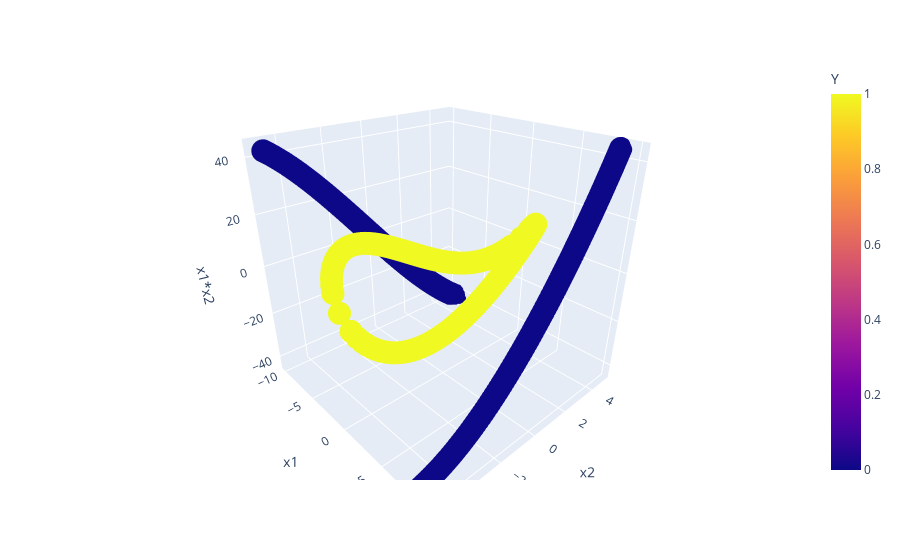

Notebook code for this chart:
### Code cell
import plotly.express as px
fig =px.scatter_3d(df,x='x1',y='x2',z='x1*x2',color='Y')
fig.show()

### Figure 1 — Plotly figure (JSON) as saved in the notebook; plotly's stock layout.template omitted (floating-point values rounded to 4 significant figures; data arrays with more than 128 entries replaced by an {"elided": "..."} marker saying what was removed)
{"data": [{"hovertemplate": "x1=%{x}<br>x2=%{y}<br>x1*x2=%{z}<br>Y=%{marker.color}<extra></extra>", "legendgroup": "", "marker": {"color": {"elided": "400 int values"}, "coloraxis": "coloraxis", "symbol": "circle"}, "mode": "markers", "name": "", "scene": "scene", "showlegend": false, "type": "scatter3d", "x": {"elided": "400 float values"}, "y": {"elided": "400 float values"}, "z": {"elided": "400 float values"}}], "layout": {"autosize": true, "coloraxis": {"colorbar": {"title": {"text": "Y"}}, "colorscale": [[0, "#0d0887"], [0.1111, "#46039f"], [0.2222, "#7201a8"], [0.3333, "#9c179e"], [0.4444, "#bd3786"], [0.5556, "#d8576b"], [0.6667, "#ed7953"], [0.7778, "#fb9f3a"], [0.8889, "#fdca26"], [1, "#f0f921"]]}, "legend": {"tracegroupgap": 0}, "margin": {"t": 60}, "scene": {"aspectmode": "auto", "aspectratio": {"x": 1, "y": 1, "z": 1}, "camera": {"center": {"x": 0, "y": 0, "z": 0}, "eye": {"x": 1.299, "y": -1.19, "z": 0.8949}, "projection": {"type": "perspective"}, "up": {"x": 0, "y": 0, "z": 1}}, "domain": {"x": [0, 1], "y": [0, 1]}, "xaxis": {"title": {"text": "x1"}, "type": "linear"}, "yaxis": {"title": {"text": "x2"}, "type": "linear"}, "zaxis": {"title": {"text": "x1*x2"}, "type": "linear"}}}}
